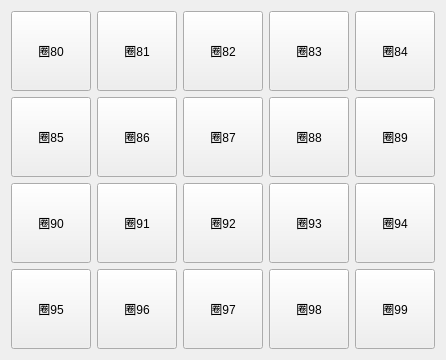
          <widget class="QWidget" name="pens4">
           <attribute name="title">
            <string>80-99</string>
           </attribute>
           <layout class="QGridLayout" name="gridLayout_11">
            <item row="0" column="0">
             <widget class="penButton" name="pen_80">
              <property name="minimumSize">
               <size>
                <width>80</width>
                <height>80</height>
               </size>
              </property>
              <property name="maximumSize">
               <size>
                <width>80</width>
                <height>80</height>
               </size>
              </property>
              <property name="text">
               <string>圈80</string>
              </property>
             </widget>
            </item>
            <item row="0" column="1">
             <widget class="penButton" name="pen_81">
              <property name="minimumSize">
               <size>
                <width>80</width>
                <height>80</height>
               </size>
              </property>
              <property name="maximumSize">
               <size>
                <width>80</width>
                <height>80</height>
               </size>
              </property>
              <property name="text">
               <string>圈81</string>
              </property>
             </widget>
            </item>
            <item row="0" column="2">
             <widget class="penButton" name="pen_82">
              <property name="minimumSize">
               <size>
                <width>80</width>
                <height>80</height>
               </size>
              </property>
              <property name="maximumSize">
               <size>
                <width>80</width>
                <height>80</height>
               </size>
              </property>
              <property name="text">
               <string>圈82</string>
              </property>
             </widget>
            </item>
            <item row="0" column="3">
             <widget class="penButton" name="pen_83">
              <property name="minimumSize">
               <size>
                <width>80</width>
                <height>80</height>
               </size>
              </property>
              <property name="maximumSize">
               <size>
                <width>80</width>
                <height>80</height>
               </size>
              </property>
              <property name="text">
               <string>圈83</string>
              </property>
             </widget>
            </item>
            <item row="0" column="4">
             <widget class="penButton" name="pen_84">
              <property name="minimumSize">
               <size>
                <width>80</width>
                <height>80</height>
               </size>
              </property>
              <property name="maximumSize">
               <size>
                <width>80</width>
                <height>80</height>
               </size>
              </property>
              <property name="text">
               <string>圈84</string>
              </property>
             </widget>
            </item>
            <item row="1" column="0">
             <widget class="penButton" name="pen_85">
              <property name="minimumSize">
               <size>
                <width>80</width>
                <height>80</height>
               </size>
              </property>
              <property name="maximumSize">
               <size>
                <width>80</width>
                <height>80</height>
               </size>
              </property>
              <property name="text">
               <string>圈85</string>
              </property>
             </widget>
            </item>
            <item row="1" column="1">
             <widget class="penButton" name="pen_86">
              <property name="minimumSize">
               <size>
                <width>80</width>
                <height>80</height>
               </size>
              </property>
              <property name="maximumSize">
               <size>
                <width>80</width>
                <height>80</height>
               </size>
              </property>
              <property name="text">
               <string>圈86</string>
              </property>
             </widget>
            </item>
            <item row="1" column="2">
             <widget class="penButton" name="pen_87">
              <property name="minimumSize">
               <size>
                <width>80</width>
                <height>80</height>
               </size>
              </property>
              <property name="maximumSize">
               <size>
                <width>80</width>
                <height>80</height>
               </size>
              </property>
              <property name="text">
               <string>圈87</string>
              </property>
             </widget>
            </item>
            <item row="1" column="3">
             <widget class="penButton" name="pen_88">
              <property name="minimumSize">
               <size>
                <width>80</width>
                <height>80</height>
               </size>
              </property>
              <property name="maximumSize">
               <size>
                <width>80</width>
                <height>80</height>
               </size>
              </property>
              <property name="text">
               <string>圈88</string>
              </property>
             </widget>
            </item>
            <item row="1" column="4">
             <widget class="penButton" name="pen_89">
              <property name="minimumSize">
               <size>
                <width>80</width>
                <height>80</height>
               </size>
              </property>
              <property name="maximumSize">
               <size>
                <width>80</width>
                <height>80</height>
               </size>
              </property>
              <property name="text">
               <string>圈89</string>
              </property>
             </widget>
            </item>
            <item row="2" column="0">
             <widget class="penButton" name="pen_90">
              <property name="minimumSize">
               <size>
                <width>80</width>
                <height>80</height>
               </size>
              </property>
              <property name="maximumSize">
               <size>
                <width>80</width>
                <height>80</height>
               </size>
              </property>
              <property name="text">
               <string>圈90</string>
              </property>
             </widget>
            </item>
            <item row="2" column="1">
             <widget class="penButton" name="pen_91">
              <property name="minimumSize">
               <size>
                <width>80</width>
                <height>80</height>
               </size>
              </property>
              <property name="maximumSize">
               <size>
                <width>80</width>
                <height>80</height>
               </size>
              </property>
              <property name="text">
               <string>圈91</string>
              </property>
             </widget>
            </item>
            <item row="2" column="2">
             <widget class="penButton" name="pen_92">
              <property name="minimumSize">
               <size>
                <width>80</width>
                <height>80</height>
               </size>
              </property>
              <property name="maximumSize">
               <size>
                <width>80</width>
                <height>80</height>
               </size>
              </property>
              <property name="text">
               <string>圈92</string>
              </property>
             </widget>
            </item>
            <item row="2" column="3">
             <widget class="penButton" name="pen_93">
              <property name="minimumSize">
               <size>
                <width>80</width>
                <height>80</height>
               </size>
              </property>
              <property name="maximumSize">
               <size>
                <width>80</width>
                <height>80</height>
               </size>
              </property>
              <property name="text">
               <string>圈93</string>
              </property>
             </widget>
            </item>
            <item row="2" column="4">
             <widget class="penButton" name="pen_94">
              <property name="minimumSize">
               <size>
                <width>80</width>
                <height>80</height>
               </size>
              </property>
              <property name="maximumSize">
               <size>
                <width>80</width>
                <height>80</height>
               </size>
              </property>
              <property name="text">
               <string>圈94</string>
              </property>
             </widget>
            </item>
            <item row="3" column="0">
             <widget class="penButton" name="pen_95">
              <property name="minimumSize">
               <size>
                <width>80</width>
                <height>80</height>
               </size>
              </property>
              <property name="maximumSize">
               <size>
                <width>80</width>
                <height>80</height>
               </size>
              </property>
              <property name="text">
               <string>圈95</string>
              </property>
             </widget>
            </item>
            <item row="3" column="1">
             <widget class="penButton" name="pen_96">
              <property name="minimumSize">
               <size>
                <width>80</width>
                <height>80</height>
               </size>
              </property>
              <property name="maximumSize">
               <size>
                <width>80</width>
                <height>80</height>
               </size>
              </property>
              <property name="text">
               <string>圈96</string>
              </property>
             </widget>
            </item>
            <item row="3" column="2">
             <widget class="penButton" name="pen_97">
              <property name="minimumSize">
               <size>
                <width>80</width>
                <height>80</height>
               </size>
              </property>
              <property name="maximumSize">
               <size>
                <width>80</width>
                <height>80</height>
               </size>
              </property>
              <property name="text">
               <string>圈97</string>
              </property>
             </widget>
            </item>
            <item row="3" column="3">
             <widget class="penButton" name="pen_98">
              <property name="minimumSize">
               <size>
                <width>80</width>
                <height>80</height>
               </size>
              </property>
              <property name="maximumSize">
               <size>
                <width>80</width>
                <height>80</height>
               </size>
              </property>
              <property name="text">
               <string>圈98</string>
              </property>
             </widget>
            </item>
            <item row="3" column="4">
             <widget class="penButton" name="pen_99">
              <property name="minimumSize">
               <size>
                <width>80</width>
                <height>80</height>
               </size>
              </property>
              <property name="maximumSize">
               <size>
                <width>80</width>
                <height>80</height>
               </size>
              </property>
              <property name="text">
               <string>圈99</string>
              </property>
             </widget>
            </item>
           </layout>
          </widget>
